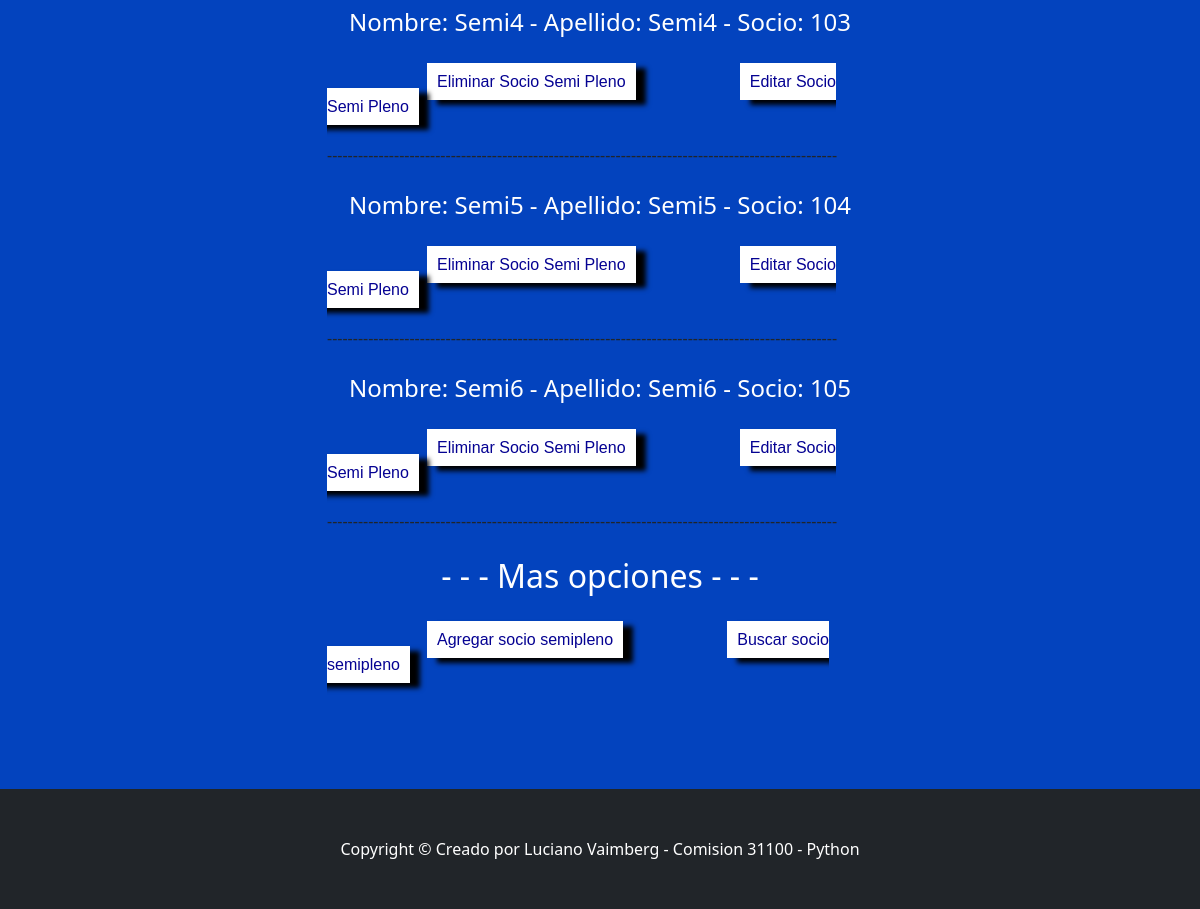
The app's page /AppVelez/leerSociosSemiPlenos/ (signed in, lower part), older data.
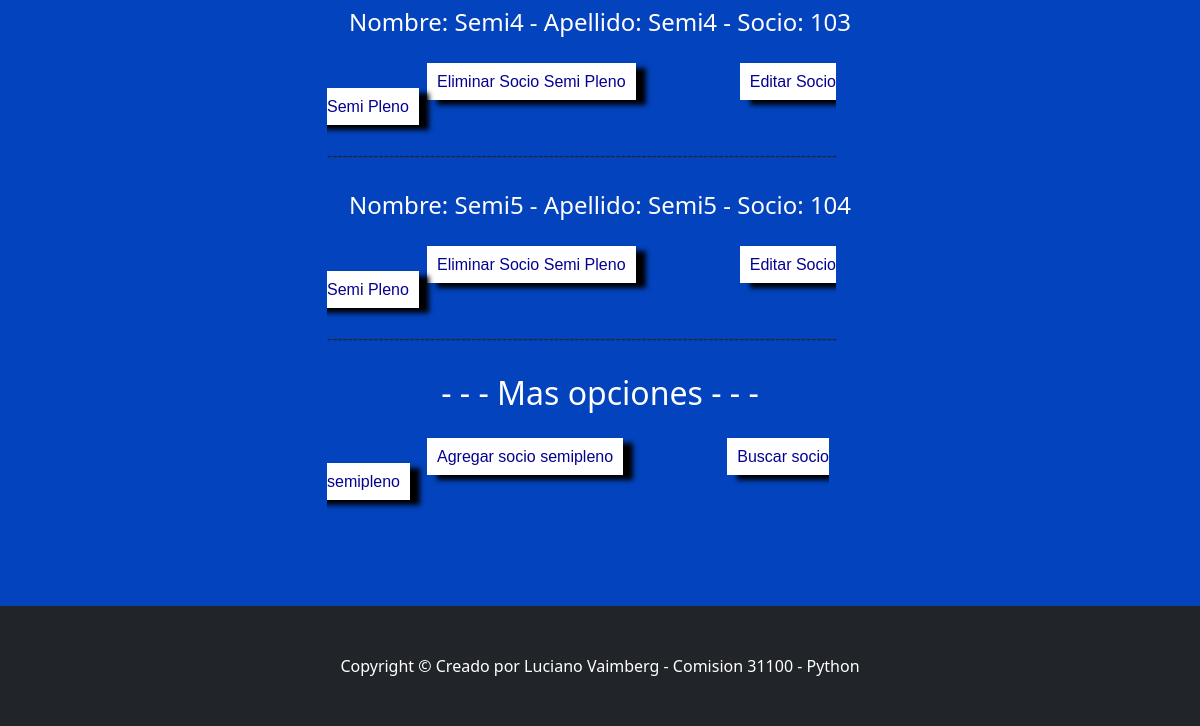
The same page, newer data.
### AppVelez/models.py (models this page shows, shortened)
class Persona(models.Model):
    nombre=models.CharField(max_length=25)
    apellido=models.CharField(max_length=25)
    class Meta:
        abstract=True

class SociosSemiPlenos(Persona):
    numero_socio=models.IntegerField()

### AppVelez/views.py (the view)
# urls.py: path('leerSociosSemiPlenos/', leerSociosSemiPlenos  ,name="leerSociosSemiPlenos"),
@login_required
def leerSociosSemiPlenos(request):
    leersemiplenos=SociosSemiPlenos.objects.all()
    return render(request, "AppVelez/leerSociosSemiPlenos.html", {"leersemiplenos":leersemiplenos,"imagen_avatar": obtenerAvatar(request)})

### AppVelez/views.py (called while the page is built)
def obtenerAvatar(request):
    lista_avatar= Avatar.objects.filter(user=request.user)
    if len(lista_avatar)!=0:
        imagen_avatar=lista_avatar[0].imagen.url
    else:
        imagen_avatar=""
    return imagen_avatar

### AppVelez/templates/AppVelez/leerSociosSemiPlenos.html (shortened to what this page needs)
{% extends "AppVelez/padre.html" %}
{% load static %}
{% block subtitulo_uno_pagina %}
<h2>{{ mensaje_eliminado_ssp }}</h2><br><br>
{% if leerSociosSemiPlenos %}
<h2>{{ leerSociosSemiPlenos }}</h2>
{% else %}
{% for leersemipleno in leersemiplenos %}
<br>
<h4>Nombre: {{ leersemipleno.nombre }} - Apellido: {{ leersemipleno.apellido }} -  Socio: {{ leersemipleno.numero_socio }}</h4>
<div>
    <br>
    <a class="boton" href="{% url 'eliminarSociosSemiPlenos' leersemipleno.id %}"> Eliminar Socio Semi Pleno</a>
    <a class="boton" href="{% url 'editarSociosSemiPlenos' leersemipleno.id %}" > Editar Socio Semi Pleno</a>
</div><br>
---------------------------------------------------------------------------------------------------<br>
{% endfor %}
{% endif %}
<br>
<h2>- - - Mas opciones - - -</h2>
<br>
<a class="boton" href="{% url 'semiplenoform' %}">Agregar socio semipleno</a>
<a class="boton" href="{% url 'busquedasociosemipleno' %}">Buscar socio semipleno</a>
{% endblock %}

### AppVelez/templates/AppVelez/padre.html (shortened to what this page needs)
<!DOCTYPE html>
<html lang="en">
    <head>
        {% load static %}
        <link href="{% static 'AppVelez/css/stylespropios.css' %}" rel="stylesheet" />
        <link href="{% static 'AppVelez/css/styles.css' %}" rel="stylesheet" />
    </head>
    <body>
        <section class="py-5">
            <div class="container my-5">
                <div class="row justify-content-center">
                    <div class="col-lg-6">
                        {% block subtitulo_uno_pagina %} {% endblock %}
                    </div>
                </div>
            </div>
        </section>
        <footer class="py-5 bg-dark">
            <div class="container"><p class="m-0 text-center text-white">Copyright &copy; Creado por Luciano Vaimberg - Comision 31100 - Python</p></div>
        </footer>
    </body>
</html>

### AppVelez/static/AppVelez/css/stylespropios.css (style rules this page uses)
.boton { background-color: #ffffff; color:#050292; padding:10px; text-decoration: none; font-family:sans-serif; box-shadow: 10px 5px 5px black; margin-left:100px; }
h2, h3, h4, h5 { color:#ffffff; text-align: center; }

Row changes from the older to the newer data that the page shows:
removed SociosSemiPlenos: nombre "Semi6", apellido "Semi6", numero_socio "105"
